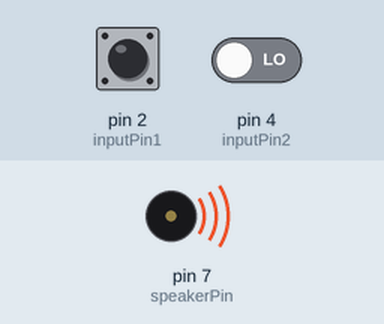
Bench run of a sketch on a simulated Arduino Uno, built with avr-gcc and run on an emulated ATmega328P. Shown: buzzer (waves = sounding). The test bench sets the inputs (shaded band); at power-on: pin 2 (inputPin1) HIGH, pin 4 (inputPin2) LOW.

Above: at 0.1 s.
Timing chart, 0 to 1.6 s (numbered marks = the images above):
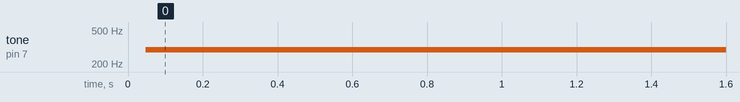

The sketch:

part_2.ino
```cpp
/* Heavily based on http://ardx.org/src/circ/CIRC06-code.txt
 * and also http://ardx.org/src/circ/CIRC07-code.txt
 * Circuit information at http://www.oomlout.com/oom.php/products/ardx/circ-06
 * and http://www.oomlout.com/oom.php/products/ardx/circ-07
 * may also help
 *
 * The calculation of the tones is made following the mathematical
 * operation:
 *
 *       timeHigh = period / 2 = 1 / (2 * toneFrequency)
 *
 * where the different tones are described as in the table:
 *
 * note   frequency   period  timeHigh
 * c          261 Hz          3830  1915
 * d          294 Hz          3400  1700
 * e          329 Hz          3038  1519
 * f          349 Hz          2864  1432
 * g          392 Hz          2550  1275
 * a          440 Hz          2272  1136
 * b          493 Hz          2028  1014
 * C          523 Hz          1912  956
 *
 * http://www.arduino.cc/en/Tutorial/Melody
 */
int inputPin1 = 2;
int inputPin2 = 4;
int inputPin3 = 6;
int speakerPin = 7;
int val = 0;

int length = 1; // the number of notes
char notes[] = { 'c', 'd', 'e', 'f', 'g', 'a', 'b', 'C' }; // a space represents a rest
int beats[] = { 1 };
int tempo = 300;

void playTone(int tone, int duration) {
  for (long i = 0; i < duration * 1000L; i += tone * 2) {
    digitalWrite(speakerPin, HIGH);
    delayMicroseconds(tone);
    digitalWrite(speakerPin, LOW);
    delayMicroseconds(tone);
  }
}

void playNote(char note, int duration) {
  char names[] = { 'c', 'd', 'e', 'f', 'g', 'a', 'b', 'C' };
  int tones[] = { 1915, 1700, 1519, 1432, 1275, 1136, 1014, 956 };

  // play the tone corresponding to the note name
  for (int i = 0; i < 8; i++) {
    if (names[i] == note) {
      playTone(tones[i], duration);
    }
  }
}

void setup() {
  pinMode(speakerPin, OUTPUT);
  pinMode(inputPin1, INPUT);
  pinMode(inputPin2, INPUT);
  pinMode(inputPin3, INPUT);
}

void loop() {
  if (digitalRead(inputPin1) == LOW) {
    playNote(notes[0], 300);
  } else if (digitalRead(inputPin2) == LOW) {
    playNote(notes[1], 300);
  } else if (digitalRead(inputPin3) == LOW) {
    playNote(notes[2], 300);
  } else {
    digitalWrite(speakerPin, LOW);
  }
}
```

Measured:
- by itself, tone on pin 7 (speakerPin): silent → 293 Hz at 0.05 s
